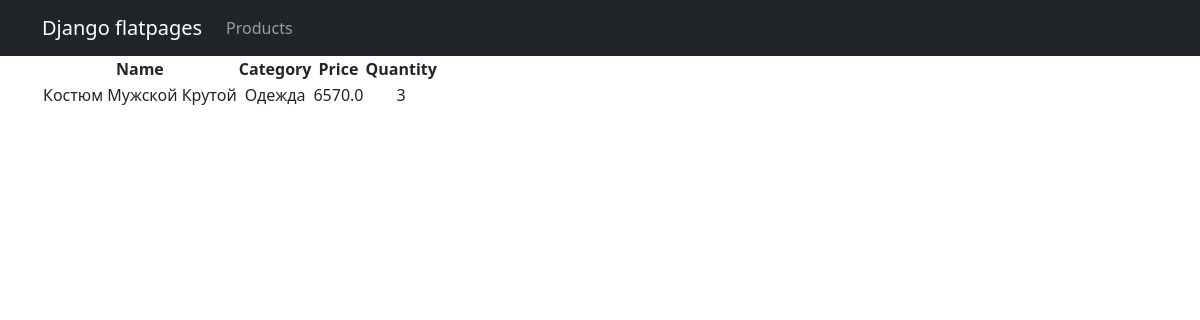
The page /products/6/ on the database as committed earlier.
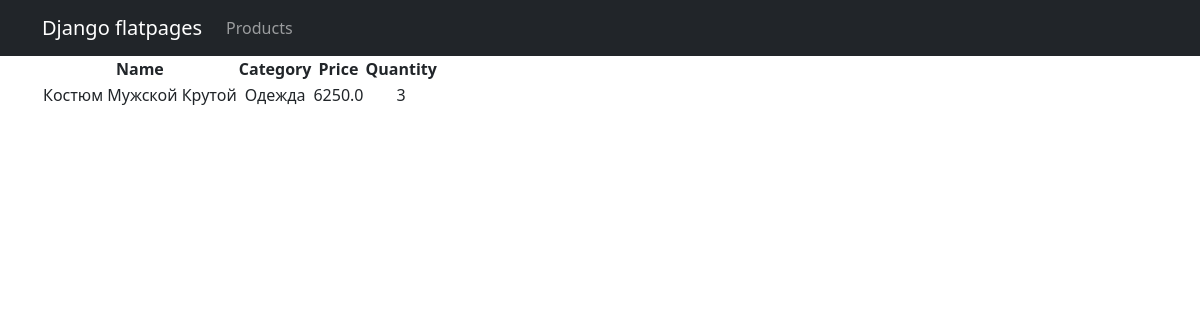
The same page on the database as committed later.
### simpleapp/models.py (models this page shows, shortened)
class Product(models.Model):
    name = models.CharField(max_length=200, unique=True)  # названия товаров не должны повторяться
    description = models.TextField()
    quantity = models.IntegerField(validators=[MinValueValidator(0, 'Quantity should be >= 0')])
    category = models.ForeignKey(
        to='Category',
        on_delete=models.CASCADE,
        related_name='products',  # все продукты в категории будут доступны через поле products
    )
    price = models.FloatField(validators=[MinValueValidator(0.0, 'Price should be >= 0.0')])

class Category(models.Model):
    name = models.CharField(max_length=100, unique=True)  # названия категорий тоже не должны повторяться

### simpleapp/views.py (the view)
# urls.py: path('<int:pk>/', ProductDetailView.as_view(), name='product_detail'),  # Ссылка на детали товара
class ProductDetailView(DetailView):
    template_name = 'sample_app/product_detail.html'
    queryset = Product.objects.all()

### Templates/sample_app/product_detail.html (shortened to what this page needs)
{% extends 'flatpages/default.html' %}
{% block content %}
<table>
    <thead>
        <th>
            Name
        </th>
        <th>
            Category
        </th>
        <th>
            Price
        </th>
        <th>
            Quantity
        </th>
    </thead>
    <tr>
        <td>
            {{ product.name|title }}
        </td>
        <td>
            {{ product.category.name|title }}
        </td>
        <td>
            {{ product.price }}
        </td>
        <td>
            {{ product.quantity }}
        </td>
    </tr>
</table>
{% endblock content %}

Rows that differ between the two databases and show on the page:
changed Product "Костюм Мужской Крутой": price "6570.0" → "6250.0"
